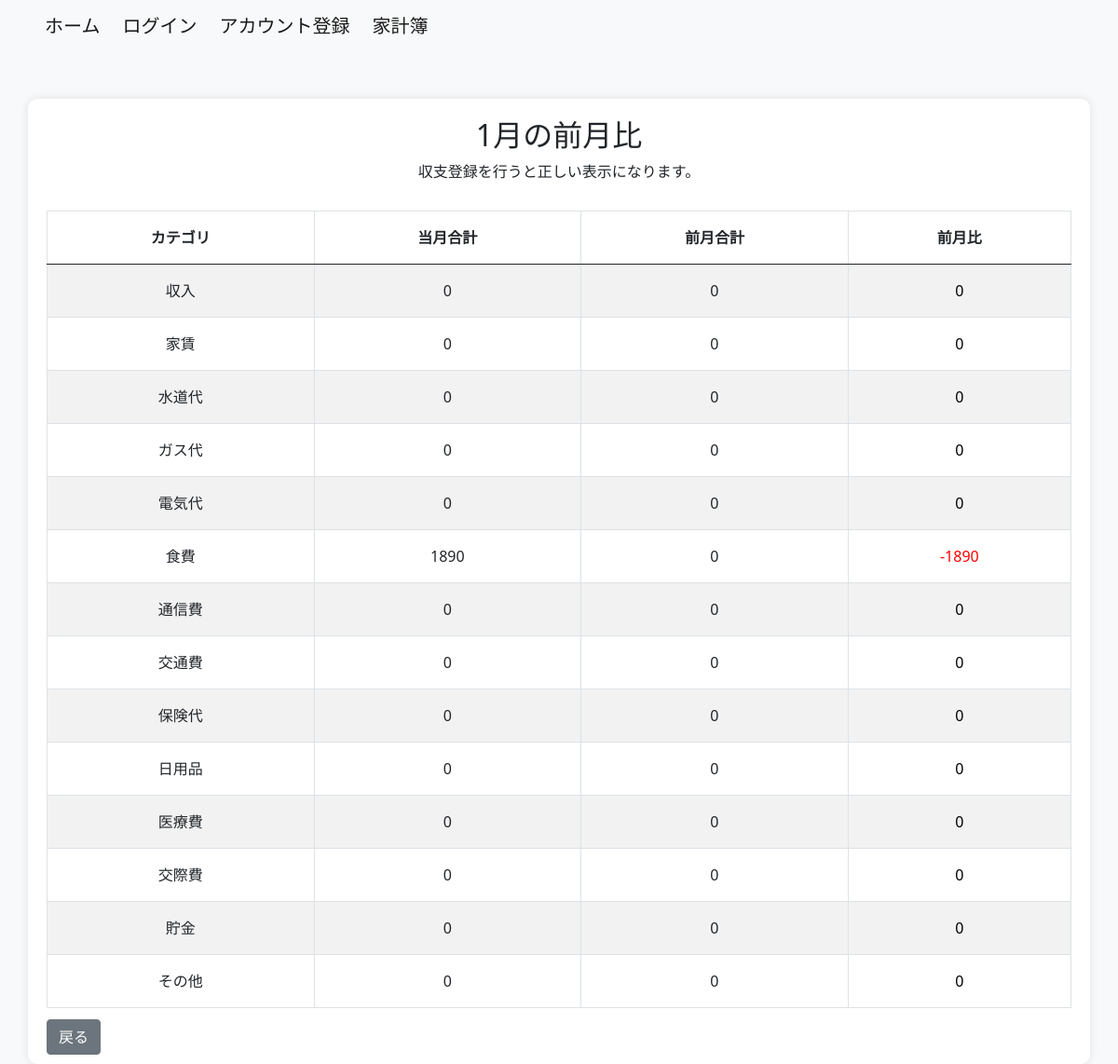
/household_budget/monthly-comparison/2024/1/, run on the app's committed database.
### household_budget/models.py (models this page shows, shortened)
class Category(models.Model):
    category_name = models.CharField(max_length=50)
    class Meta:
        db_table = 'category'

### household_budget/views.py (the view)
# urls.py: path('monthly-comparison/<int:year>/<int:month>/', MonthlyComparisonView.as_view(), name='monthly_comparison'),
class MonthlyComparisonView(TemplateView):
    template_name = 'm_comparison.html'
    def get_context_data(self, **kwargs):
        context = super().get_context_data(**kwargs)
        year = self.kwargs.get('year')
        month = self.kwargs.get('month')
        current_month_data = Transaction.objects.filter(event_date__year=year, event_date__month=month)
        last_month = datetime(year, month, 1) - timedelta(days=1)
        last_month_data = Transaction.objects.filter(event_date__year=last_month.year, event_date__month=last_month.month)
        current_month_totals = current_month_data.values('category__category_name').annotate(total_amount=Sum('amount'))
        last_month_totals = last_month_data.values('category__category_name').annotate(total_amount=Sum('amount'))
        categories = Category.objects.all()
        comparison_data = []
        for category in categories:
            current_amount = next((item['total_amount'] for item in current_month_totals if item['category__category_name'] == category.category_name), 0)
            last_amount = next((item['total_amount'] for item in last_month_totals if item['category__category_name'] == category.category_name), 0)
            comparison_data.append({
                'category': category.category_name,
                'current_amount': current_amount,
                'last_amount': last_amount,
                'percentage_change': last_amount - current_amount
            })
        context['year'] = year
        context['month'] = month
        context['comparison_data'] = comparison_data
        return context

### household_budget/templates/m_comparison.html (shortened to what this page needs)
{% extends 'base.html' %}
{% block content %}
<div class="container">
    <div class="row">
        <div class="col-md-12">
                {% if comparison_data %}
                <h2>{{ month }}月の前月比</h2>
                <p>収支登録を行うと正しい表示になります。</p>
                <table class="table table-striped table-bordered mt-4">
                    <thead class="thead-dark">
                        <tr>
                            <th>カテゴリ</th>
                            <th>当月合計</th>
                            <th>前月合計</th>
                            <th>前月比</th>
                        </tr>
                    </thead>
                    <tbody>
                        {% for item in comparison_data %}
                            <tr>
                                <td>{{ item.category }}</td>
                                <td>{{ item.current_amount }}</td>
                                <td>{{ item.last_amount }}</td>
                                <td style="color: {% if item.percentage_change >= 0 %}black{% else %}red{% endif %}">{{ item.percentage_change }}</td>
                            </tr>
                        {% endfor %}
                    </tbody>
                </table>
                {% else %}
                <p>前月のデータがありません。</p>
                {% endif %}
                <br>
                <div class="d-flex justify-content-start mt-3">
                <a href="{% url 'accounts:user' %}" class="btn btn-secondary ml-2">戻る</a>
            </div>
        </div>
    </div>
</div>
{% endblock %}

### household_budget/templates/m_comparison.html (style rules this page uses)
body { background-color: #f8f9fa; }
.container { background-color: #ffffff; border-radius: 10px; box-shadow: 0 0 10px rgba(0, 0, 0, 0.1); margin-top: 50px; padding: 20px; text-align: center; position: relative; }
p { margin-bottom: 30px; }
.table { width: 100%; max-width: 100%; margin: 0 auto; border-collapse: collapse; text-align: center; }
.table th, .table td { padding: 1rem; vertical-align: middle; border: 1px solid #dee2e6; }
.btn-secondary { position: absolute; bottom: 10px; margin-top: 20px; }

### data on the page
Category: category "収入"
Category: category "家賃"
Category: category "水道代"
Category: category "ガス代"
Category: category "電気代"
Category: category "食費"
Category: category "通信費"
Category: category "交通費"
Category: category "保険代"
Category: category "日用品"
Category: category "医療費"
Category: category "交際費"
Category: category "貯金"
Category: category "その他"

### other printed values
{{ month }} "1"
{{ item.current_amount }} "0" "0" "0" "0" "0" "1890" "0" "0" "0" "0" "0" "0" "0" "0"
{{ item.last_amount }} "0" "0" "0" "0" "0" "0" "0" "0" "0" "0" "0" "0" "0" "0"
{{ item.percentage_change }} "0" "0" "0" "0" "0" "-1890" "0" "0" "0" "0" "0" "0" "0" "0"
